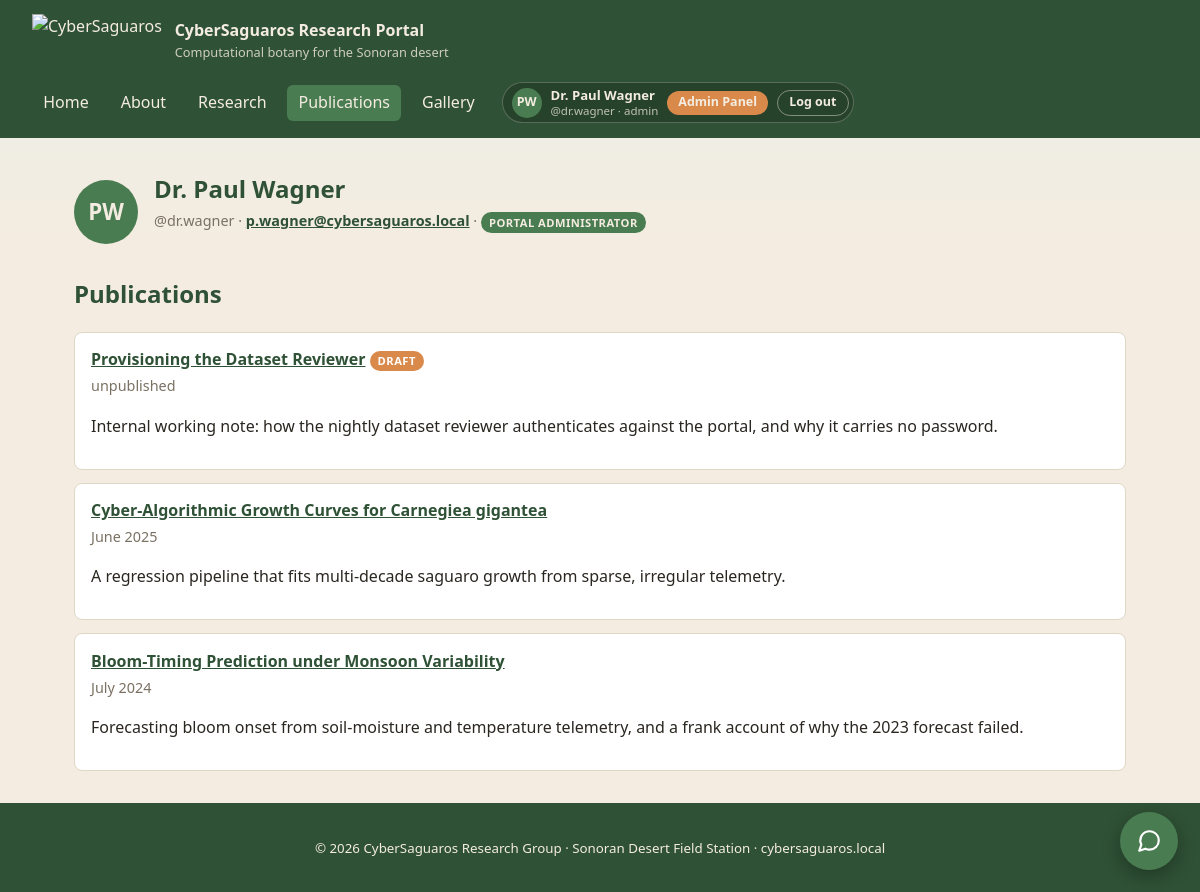
Screenshot of /author.php?u=dr.wagner (signed in) with the database file from the repository.
### tables this page shows
CREATE TABLE IF NOT EXISTS users (
  id            INT AUTO_INCREMENT PRIMARY KEY,
  username      VARCHAR(64)  NOT NULL UNIQUE,
  password_hash VARCHAR(255) NOT NULL,
  display_name  VARCHAR(128) NOT NULL,
  email         VARCHAR(128) NOT NULL,
  role          VARCHAR(32)  NOT NULL DEFAULT 'researcher'   
);

CREATE TABLE IF NOT EXISTS articles (
  id           INT AUTO_INCREMENT PRIMARY KEY,
  slug         VARCHAR(160) NOT NULL UNIQUE,
  title        VARCHAR(200) NOT NULL,
  abstract     TEXT,
  body         MEDIUMTEXT,
  author_id    INT NOT NULL,
  co_authors   VARCHAR(255) DEFAULT NULL,
  published_on DATE,
  status       VARCHAR(16) NOT NULL DEFAULT 'published',   
  created_at   TIMESTAMP NOT NULL DEFAULT CURRENT_TIMESTAMP,
  CONSTRAINT fk_articles_author FOREIGN KEY (author_id) REFERENCES users(id)
);

### public/author.php (the view, shortened to what this page needs)
<?php
require_once __DIR__ . '/../includes/layout.php';
$u    = $_GET['u'] ?? '';
$stmt = $pdo->prepare(
    'SELECT id, username, display_name, email, role FROM users WHERE username = ?'
);
$stmt->execute([$u]);
$author = $stmt->fetch() ?: null;
$sql = 'SELECT slug, title, abstract, published_on, status
          FROM articles WHERE author_id = ?';
$sql .= " ORDER BY (status = 'draft') DESC, published_on DESC, id DESC";
$stmt = $pdo->prepare($sql);
$stmt->execute([$author['id']]);
$articles = $stmt->fetchAll();
render_header($author['display_name'], '/publications.php');
?>
<section>
  <div class="authorhead">
    <span class="avatar-lg"><?= htmlspecialchars(initials((string) $author['display_name'])) ?></span>
    <div>
      <h1><?= htmlspecialchars($author['display_name']) ?></h1>
      <p class="byline">
        <span class="muted">@<?= htmlspecialchars($author['username']) ?></span>
        &middot; <a href="mailto:<?= htmlspecialchars($author['email']) ?>"><?= htmlspecialchars($author['email']) ?></a>
        &middot;
        <?php if ($author['role'] === 'admin'): ?>
          <span class="badge role">Portal administrator</span>
        <?php else: ?>
          <span class="badge role">Research staff</span>
        <?php endif; ?>
      </p>
    </div>
  </div>
  <h2>Publications</h2>
  <?php if (!$articles): ?>
    <p class="muted">No published output on file.</p>
  <?php else: ?>
    <ul class="pubs">
      <?php foreach ($articles as $a): ?>
        <li>
          <strong><a href="/article.php?slug=<?= urlencode($a['slug']) ?>">
            <?= htmlspecialchars($a['title']) ?></a></strong>
          <?php if ($a['status'] === 'draft'): ?>
            <span class="badge draft">Draft</span>
          <?php endif; ?>
          <p class="byline">
            <?php if (!empty($a['published_on'])): ?>
              <?= htmlspecialchars(date('F Y', strtotime((string) $a['published_on']))) ?>
            <?php else: ?>
              unpublished
            <?php endif; ?>
          </p>
          <p><?= htmlspecialchars((string) $a['abstract']) ?></p>
        </li>
      <?php endforeach; ?>
    </ul>
  <?php endif; ?>
</section>
<?php render_footer(); ?>

### includes/layout.php (shortened to what this page needs)
<?php
function initials(string $name): string {
    $parts = preg_split('/\s+/', trim($name)) ?: [];
    $parts = array_values(array_filter($parts, static function ($p) {
        return $p !== '' && !preg_match('/^(dr|mr|ms|mrs|prof)\.?$/i', $p);
    }));
    $first = isset($parts[0][0]) ? $parts[0][0] : '?';
    $last  = count($parts) > 1 ? $parts[count($parts) - 1][0] : '';
    return strtoupper($first . $last);
}
function render_userchip(?array $me, ?array $admin): void {
    $sub = '@' . $me['username'] . ($admin ? ' · admin' : '');
    echo '<div class="userchip">'
       . '<span class="avatar">' . htmlspecialchars(initials((string) $me['display_name'])) . '</span>'
       . '<span class="who"><b>' . htmlspecialchars((string) $me['display_name']) . '</b>'
       . '<span>' . htmlspecialchars($sub) . '</span></span>';
    if ($admin) {
        echo '<a class="chip-btn admin" href="/admin/">Admin Panel</a>';
    }
    echo '<a class="chip-btn ghost" href="/logout.php">Log out</a></div>';
}
function render_header(string $title, string $active = ''): void {
    $me    = current_researcher();
    $admin = admin_identity();
    $nav = [
        '/'                 => 'Home',
        '/about.php'        => 'About',
        '/research.php'     => 'Research',
        '/publications.php' => 'Publications',
        '/gallery.php'      => 'Gallery',
    ];
    echo '<!doctype html><html lang="en"><head><meta charset="utf-8">';
    echo '<link rel="stylesheet" href="/assets/style.css"></head><body>';
    $logo = file_exists(__DIR__ . '/../public/assets/logo.png')
        ? '/assets/logo.png' : '/assets/logo.svg';
    echo '<header class="site-header"><a class="brand" href="/">';
    echo '<img class="logo" src="' . $logo . '" alt="CyberSaguaros">';
    echo '<div><strong>' . APP_NAME . '</strong>';
    echo '<small>' . APP_TAGLINE . '</small></div></a>';
    echo '<div class="header-right"><nav>';
    foreach ($nav as $href => $label) {
        $cls = ($href === $active) ? ' class="active"' : '';
        echo '<a' . $cls . ' href="' . $href . '">' . $label . '</a>';
    }
    echo '</nav>';
    render_userchip($me, $admin);
    echo '</div></header><main>';
}
function render_footer(): void {
    echo '</main><footer><small>&copy; 2026 CyberSaguaros Research Group &middot; '
       . 'Sonoran Desert Field Station &middot; cybersaguaros.local</small></footer>';
    require __DIR__ . '/chatwidget.php';
    echo '</body></html>';
}

### public/assets/style.css (style rules this page uses)
:root { --sand: #f4ece0; --sand-deep: #e7dac2; --cactus: #4a7c52; --cactus-dark: #2f5135; --bloom: #d98a4b; --ink: #2a2620; --muted: #7a7163; }
* { box-sizing: border-box; }
html, body { overflow-x: hidden; }
body { margin: 0; min-height: 100vh; display: flex; flex-direction: column; font-family: "Segoe UI", system-ui, sans-serif; color: var(--ink); line-height: 1.55; background: linear-gradient(180deg, #e9f0ea 0%, var(--sand) 240px, var(--sand) 100%); }
a { color: var(--cactus-dark); }
.site-header { flex: 0 0 auto; display: flex; align-items: center; justify-content: space-between; flex-wrap: wrap; gap: 1rem; padding: .9rem 2rem; background: var(--cactus-dark); color: var(--sand); }
.site-header a { color: var(--sand); text-decoration: none; }
.brand { display: flex; align-items: center; gap: .8rem; }
.brand .logo { height: 52px; width: auto; display: block; }
.brand small { display: block; opacity: .8; font-size: .8rem; }
nav { display: flex; gap: .6rem; flex-wrap: wrap; }
nav a { padding: .35rem .7rem; border-radius: 6px; }
nav a.active, nav a:hover { background: var(--cactus); }
main { flex: 1 0 auto; width: 100%; }
section { margin: 0; }
main > section:not(.fullbleed) { max-width: 1100px; margin: 2rem auto; padding: 0 1.5rem; }
footer { flex: 0 0 auto; text-align: center; padding: 2rem; color: var(--sand); background: var(--cactus-dark); }
h1, h2, h3 { color: var(--cactus-dark); }
.muted { color: var(--muted); }
ul.pubs { list-style: none; padding: 0; }
ul.pubs li { background: #fff; border: 1px solid #e0d6c6; border-radius: 8px; padding: .9rem 1rem; margin-bottom: .8rem; }
.header-right { display: flex; align-items: center; gap: 1rem; flex-wrap: wrap; }
.userchip { display: flex; align-items: center; gap: .55rem; padding: .28rem .3rem .28rem .55rem; background: rgba(0,0,0,.18); border: 1px solid rgba(244,236,224,.25); border-radius: 999px; font-size: .82rem; line-height: 1.2; }
.userchip .avatar { width: 30px; height: 30px; border-radius: 50%; flex: 0 0 auto; background: var(--cactus); color: var(--sand); display: flex; align-items: center; justify-content: center; font-weight: 700; font-size: .78rem; }
.userchip .who { display: flex; flex-direction: column; }
.userchip .who b { font-weight: 600; }
.userchip .who span { opacity: .75; font-size: .72rem; }
.site-header .chip-btn { display: inline-block; padding: .3rem .7rem; border-radius: 999px; background: var(--cactus); color: var(--sand); font-size: .78rem; font-weight: 600; white-space: nowrap; }
.site-header .chip-btn.admin { background: var(--bloom); }
.site-header .chip-btn.ghost { background: transparent; border: 1px solid rgba(244,236,224,.45); }
.badge { display: inline-block; padding: .1rem .5rem; border-radius: 999px; font-size: .7rem; font-weight: 700; letter-spacing: .04em; text-transform: uppercase; vertical-align: middle; }
.badge.draft { background: var(--bloom); color: #fff; }
.badge.role { background: var(--cactus); color: var(--sand); }
.byline { color: var(--muted); font-size: .9rem; margin: .2rem 0 1.4rem; }
.byline a { font-weight: 600; }
ul.pubs li .byline { margin: .2rem 0 .5rem; }
.authorhead { display: flex; align-items: center; gap: 1rem; margin-bottom: .5rem; }
.authorhead .avatar-lg { width: 64px; height: 64px; border-radius: 50%; flex: 0 0 auto; background: var(--cactus); color: var(--sand); display: flex; align-items: center; justify-content: center; font-weight: 700; font-size: 1.4rem; }
.authorhead h1 { margin: 0; }

### rows the page displays
users: display_name "PW", display_name "Dr. Paul Wagner", username "@dr.wagner · admin", username "dr.wagner", email "p.wagner@cybersaguaros.local"
articles: title "Provisioning the Dataset Reviewer", status "DRAFT", shows "unpublished", abstract "Internal working note: how the nightly dataset reviewer authenticates against the portal, and why it carries no password."
articles: title "Cyber-Algorithmic Growth Curves for Carnegiea gigantea", published_on "June 2025", abstract "A regression pipeline that fits multi-decade saguaro growth from sparse, irregular telemetry."
articles: title "Bloom-Timing Prediction under Monsoon Variability", published_on "July 2024", abstract "Forecasting bloom onset from soil-moisture and temperature telemetry, and a frank account of why the 2023 forecast failed."

### other values shown
APP_NAME "CyberSaguaros Research Portal"
APP_TAGLINE "Computational botany for the Sonoran desert"
$label "Home"
$label "About"
$label "Research"
$label "Publications"
$label "Gallery"
